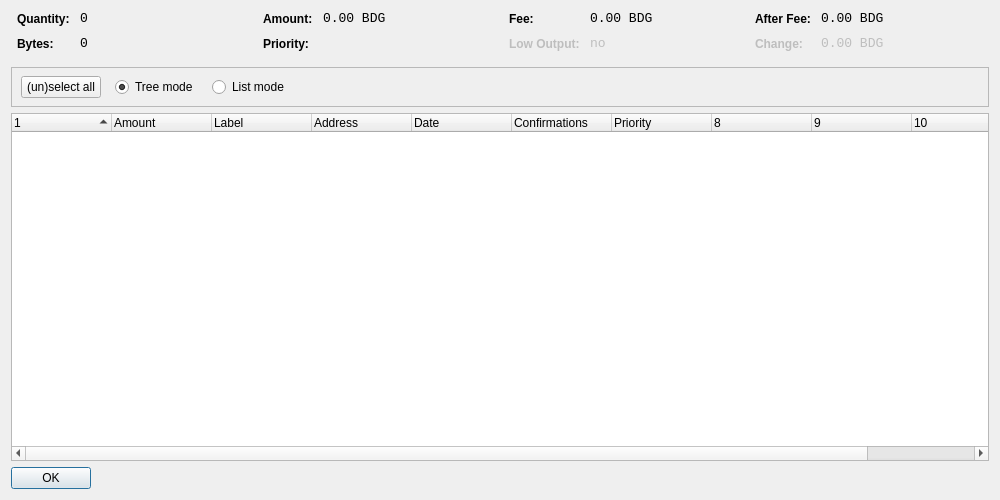
<?xml version="1.0" encoding="UTF-8"?>
<ui version="4.0">
 <class>CoinControlDialog</class>
 <widget class="QDialog" name="CoinControlDialog">
  <property name="geometry">
   <rect>
    <x>0</x>
    <y>0</y>
    <width>1000</width>
    <height>500</height>
   </rect>
  </property>
  <property name="windowTitle">
   <string>Coin Control</string>
  </property>
  <layout class="QVBoxLayout" name="verticalLayout">
   <item>
    <layout class="QHBoxLayout" name="horizontalLayoutTop" stretch="0,0,0,0">
     <property name="topMargin">
      <number>0</number>
     </property>
     <property name="bottomMargin">
      <number>10</number>
     </property>
     <item>
      <layout class="QFormLayout" name="formLayoutCoinControl1">
       <property name="horizontalSpacing">
        <number>10</number>
       </property>
       <property name="verticalSpacing">
        <number>10</number>
       </property>
       <property name="leftMargin">
        <number>6</number>
       </property>
       <property name="rightMargin">
        <number>6</number>
       </property>
       <item row="0" column="0">
        <widget class="QLabel" name="labelCoinControlQuantityText">
         <property name="styleSheet">
          <string notr="true">font-weight:bold;</string>
         </property>
         <property name="text">
          <string>Quantity:</string>
         </property>
        </widget>
       </item>
       <item row="0" column="1">
        <widget class="QLabel" name="labelCoinControlQuantity">
         <property name="font">
          <font>
           <family>Monospace</family>
           <pointsize>10</pointsize>
          </font>
         </property>
         <property name="cursor">
          <cursorShape>IBeamCursor</cursorShape>
         </property>
         <property name="contextMenuPolicy">
          <enum>Qt::ActionsContextMenu</enum>
         </property>
         <property name="text">
          <string>0</string>
         </property>
         <property name="textInteractionFlags">
          <set>Qt::LinksAccessibleByMouse|Qt::TextSelectableByKeyboard|Qt::TextSelectableByMouse</set>
         </property>
        </widget>
       </item>
       <item row="1" column="0">
        <widget class="QLabel" name="labelCoinControlBytesText">
         <property name="styleSheet">
          <string notr="true">font-weight:bold;</string>
         </property>
         <property name="text">
          <string>Bytes:</string>
         </property>
        </widget>
       </item>
       <item row="1" column="1">
        <widget class="QLabel" name="labelCoinControlBytes">
         <property name="font">
          <font>
           <family>Monospace</family>
           <pointsize>10</pointsize>
          </font>
         </property>
         <property name="cursor">
          <cursorShape>IBeamCursor</cursorShape>
         </property>
         <property name="contextMenuPolicy">
          <enum>Qt::ActionsContextMenu</enum>
         </property>
         <property name="text">
          <string>0</string>
         </property>
         <property name="textInteractionFlags">
          <set>Qt::LinksAccessibleByMouse|Qt::TextSelectableByKeyboard|Qt::TextSelectableByMouse</set>
         </property>
        </widget>
       </item>
      </layout>
     </item>
     <item>
      <layout class="QFormLayout" name="formLayoutCoinControl2">
       <property name="horizontalSpacing">
        <number>10</number>
       </property>
       <property name="verticalSpacing">
        <number>10</number>
       </property>
       <property name="leftMargin">
        <number>6</number>
       </property>
       <property name="rightMargin">
        <number>6</number>
       </property>
       <item row="0" column="0">
        <widget class="QLabel" name="labelCoinControlAmountText">
         <property name="styleSheet">
          <string notr="true">font-weight:bold;</string>
         </property>
         <property name="text">
          <string>Amount:</string>
         </property>
        </widget>
       </item>
       <item row="0" column="1">
        <widget class="QLabel" name="labelCoinControlAmount">
         <property name="font">
          <font>
           <family>Monospace</family>
           <pointsize>10</pointsize>
          </font>
         </property>
         <property name="cursor">
          <cursorShape>IBeamCursor</cursorShape>
         </property>
         <property name="contextMenuPolicy">
          <enum>Qt::ActionsContextMenu</enum>
         </property>
         <property name="text">
          <string>0.00 BDG</string>
         </property>
         <property name="textInteractionFlags">
          <set>Qt::LinksAccessibleByMouse|Qt::TextSelectableByKeyboard|Qt::TextSelectableByMouse</set>
         </property>
        </widget>
       </item>
       <item row="1" column="0">
        <widget class="QLabel" name="labelCoinControlPriorityText">
         <property name="styleSheet">
          <string notr="true">font-weight:bold;</string>
         </property>
         <property name="text">
          <string>Priority:</string>
         </property>
        </widget>
       </item>
       <item row="1" column="1">
        <widget class="QLabel" name="labelCoinControlPriority">
         <property name="font">
          <font>
           <family>Monospace</family>
           <pointsize>10</pointsize>
          </font>
         </property>
         <property name="cursor">
          <cursorShape>IBeamCursor</cursorShape>
         </property>
         <property name="contextMenuPolicy">
          <enum>Qt::ActionsContextMenu</enum>
         </property>
         <property name="text">
          <string/>
         </property>
         <property name="textInteractionFlags">
          <set>Qt::LinksAccessibleByMouse|Qt::TextSelectableByKeyboard|Qt::TextSelectableByMouse</set>
         </property>
        </widget>
       </item>
      </layout>
     </item>
     <item>
      <layout class="QFormLayout" name="formLayoutCoinControl3">
       <property name="horizontalSpacing">
        <number>10</number>
       </property>
       <property name="verticalSpacing">
        <number>10</number>
       </property>
       <property name="leftMargin">
        <number>6</number>
       </property>
       <property name="rightMargin">
        <number>6</number>
       </property>
       <item row="0" column="0">
        <widget class="QLabel" name="labelCoinControlFeeText">
         <property name="styleSheet">
          <string notr="true">font-weight:bold;</string>
         </property>
         <property name="text">
          <string>Fee:</string>
         </property>
        </widget>
       </item>
       <item row="0" column="1">
        <widget class="QLabel" name="labelCoinControlFee">
         <property name="font">
          <font>
           <family>Monospace</family>
           <pointsize>10</pointsize>
          </font>
         </property>
         <property name="cursor">
          <cursorShape>IBeamCursor</cursorShape>
         </property>
         <property name="contextMenuPolicy">
          <enum>Qt::ActionsContextMenu</enum>
         </property>
         <property name="text">
          <string>0.00 BDG</string>
         </property>
         <property name="textInteractionFlags">
          <set>Qt::LinksAccessibleByMouse|Qt::TextSelectableByKeyboard|Qt::TextSelectableByMouse</set>
         </property>
        </widget>
       </item>
       <item row="1" column="0">
        <widget class="QLabel" name="labelCoinControlLowOutputText">
         <property name="enabled">
          <bool>false</bool>
         </property>
         <property name="styleSheet">
          <string notr="true">font-weight:bold;</string>
         </property>
         <property name="text">
          <string>Low Output:</string>
         </property>
        </widget>
       </item>
       <item row="1" column="1">
        <widget class="QLabel" name="labelCoinControlLowOutput">
         <property name="enabled">
          <bool>false</bool>
         </property>
         <property name="font">
          <font>
           <family>Monospace</family>
           <pointsize>10</pointsize>
          </font>
         </property>
         <property name="cursor">
          <cursorShape>IBeamCursor</cursorShape>
         </property>
         <property name="contextMenuPolicy">
          <enum>Qt::ActionsContextMenu</enum>
         </property>
         <property name="text">
          <string>no</string>
         </property>
         <property name="textInteractionFlags">
          <set>Qt::LinksAccessibleByMouse|Qt::TextSelectableByKeyboard|Qt::TextSelectableByMouse</set>
         </property>
        </widget>
       </item>
      </layout>
     </item>
     <item>
      <layout class="QFormLayout" name="formLayoutCoinControl4">
       <property name="fieldGrowthPolicy">
        <enum>QFormLayout::AllNonFixedFieldsGrow</enum>
       </property>
       <property name="horizontalSpacing">
        <number>10</number>
       </property>
       <property name="verticalSpacing">
        <number>10</number>
       </property>
       <property name="leftMargin">
        <number>6</number>
       </property>
       <property name="rightMargin">
        <number>6</number>
       </property>
       <item row="0" column="0">
        <widget class="QLabel" name="labelCoinControlAfterFeeText">
         <property name="styleSheet">
          <string notr="true">font-weight:bold;</string>
         </property>
         <property name="text">
          <string>After Fee:</string>
         </property>
        </widget>
       </item>
       <item row="0" column="1">
        <widget class="QLabel" name="labelCoinControlAfterFee">
         <property name="font">
          <font>
           <family>Monospace</family>
           <pointsize>10</pointsize>
          </font>
         </property>
         <property name="cursor">
          <cursorShape>IBeamCursor</cursorShape>
         </property>
         <property name="contextMenuPolicy">
          <enum>Qt::ActionsContextMenu</enum>
         </property>
         <property name="text">
          <string>0.00 BDG</string>
         </property>
         <property name="textInteractionFlags">
          <set>Qt::LinksAccessibleByMouse|Qt::TextSelectableByKeyboard|Qt::TextSelectableByMouse</set>
         </property>
        </widget>
       </item>
       <item row="1" column="0">
        <widget class="QLabel" name="labelCoinControlChangeText">
         <property name="enabled">
          <bool>false</bool>
         </property>
         <property name="styleSheet">
          <string notr="true">font-weight:bold;</string>
         </property>
         <property name="text">
          <string>Change:</string>
         </property>
        </widget>
       </item>
       <item row="1" column="1">
        <widget class="QLabel" name="labelCoinControlChange">
         <property name="enabled">
          <bool>false</bool>
         </property>
         <property name="font">
          <font>
           <family>Monospace</family>
           <pointsize>10</pointsize>
          </font>
         </property>
         <property name="cursor">
          <cursorShape>IBeamCursor</cursorShape>
         </property>
         <property name="contextMenuPolicy">
          <enum>Qt::ActionsContextMenu</enum>
         </property>
         <property name="text">
          <string>0.00 BDG</string>
         </property>
         <property name="textInteractionFlags">
          <set>Qt::LinksAccessibleByMouse|Qt::TextSelectableByKeyboard|Qt::TextSelectableByMouse</set>
         </property>
        </widget>
       </item>
      </layout>
     </item>
    </layout>
   </item>
   <item>
    <widget class="QFrame" name="frame">
     <property name="minimumSize">
      <size>
       <width>0</width>
       <height>40</height>
      </size>
     </property>
     <property name="frameShape">
      <enum>QFrame::StyledPanel</enum>
     </property>
     <property name="frameShadow">
      <enum>QFrame::Sunken</enum>
     </property>
     <widget class="QWidget" name="horizontalLayoutWidget">
      <property name="geometry">
       <rect>
        <x>10</x>
        <y>0</y>
        <width>781</width>
        <height>41</height>
       </rect>
      </property>
      <layout class="QHBoxLayout" name="horizontalLayoutPanel" stretch="0,0,0,0">
       <property name="spacing">
        <number>14</number>
       </property>
       <item>
        <widget class="QPushButton" name="pushButtonSelectAll">
         <property name="sizePolicy">
          <sizepolicy hsizetype="Maximum" vsizetype="Fixed">
           <horstretch>0</horstretch>
           <verstretch>0</verstretch>
          </sizepolicy>
         </property>
         <property name="text">
          <string>(un)select all</string>
         </property>
        </widget>
       </item>
       <item>
        <widget class="QRadioButton" name="radioTreeMode">
         <property name="sizePolicy">
          <sizepolicy hsizetype="Maximum" vsizetype="Fixed">
           <horstretch>0</horstretch>
           <verstretch>0</verstretch>
          </sizepolicy>
         </property>
         <property name="text">
          <string>Tree mode</string>
         </property>
         <property name="checked">
          <bool>true</bool>
         </property>
        </widget>
       </item>
       <item>
        <widget class="QRadioButton" name="radioListMode">
         <property name="sizePolicy">
          <sizepolicy hsizetype="Maximum" vsizetype="Fixed">
           <horstretch>0</horstretch>
           <verstretch>0</verstretch>
          </sizepolicy>
         </property>
         <property name="text">
          <string>List mode</string>
         </property>
        </widget>
       </item>
       <item>
        <spacer name="horizontalSpacer">
         <property name="orientation">
          <enum>Qt::Horizontal</enum>
         </property>
         <property name="sizeHint" stdset="0">
          <size>
           <width>40</width>
           <height>20</height>
          </size>
         </property>
        </spacer>
       </item>
      </layout>
     </widget>
    </widget>
   </item>
   <item>
    <widget class="CoinControlTreeWidget" name="treeWidget">
     <property name="contextMenuPolicy">
      <enum>Qt::CustomContextMenu</enum>
     </property>
     <property name="sortingEnabled">
      <bool>false</bool>
     </property>
     <property name="columnCount">
      <number>11</number>
     </property>
     <attribute name="headerShowSortIndicator" stdset="0">
      <bool>true</bool>
     </attribute>
     <attribute name="headerStretchLastSection">
      <bool>false</bool>
     </attribute>
     <column>
      <property name="text">
       <string/>
      </property>
     </column>
     <column>
      <property name="text">
       <string>Amount</string>
      </property>
     </column>
     <column>
      <property name="text">
       <string>Label</string>
      </property>
     </column>
     <column>
      <property name="text">
       <string>Address</string>
      </property>
     </column>
     <column>
      <property name="text">
       <string>Date</string>
      </property>
     </column>
     <column>
      <property name="text">
       <string>Confirmations</string>
      </property>
      <property name="toolTip">
       <string>Confirmed</string>
      </property>
     </column>
     <column>
      <property name="text">
       <string>Priority</string>
      </property>
     </column>
     <column>
      <property name="text">
       <string/>
      </property>
     </column>
     <column>
      <property name="text">
       <string/>
      </property>
     </column>
     <column>
      <property name="text">
       <string/>
      </property>
     </column>
     <column>
      <property name="text">
       <string/>
      </property>
     </column>
    </widget>
   </item>
   <item>
    <widget class="QDialogButtonBox" name="buttonBox">
     <property name="sizePolicy">
      <sizepolicy hsizetype="Maximum" vsizetype="Fixed">
       <horstretch>0</horstretch>
       <verstretch>0</verstretch>
      </sizepolicy>
     </property>
     <property name="orientation">
      <enum>Qt::Horizontal</enum>
     </property>
     <property name="standardButtons">
      <set>QDialogButtonBox::Ok</set>
     </property>
    </widget>
   </item>
  </layout>
 </widget>
 <customwidgets>
  <customwidget>
   <class>CoinControlTreeWidget</class>
   <extends>QTreeWidget</extends>
   <header>coincontroltreewidget.h</header>
  </customwidget>
 </customwidgets>
 <resources/>
 <connections/>
</ui>
